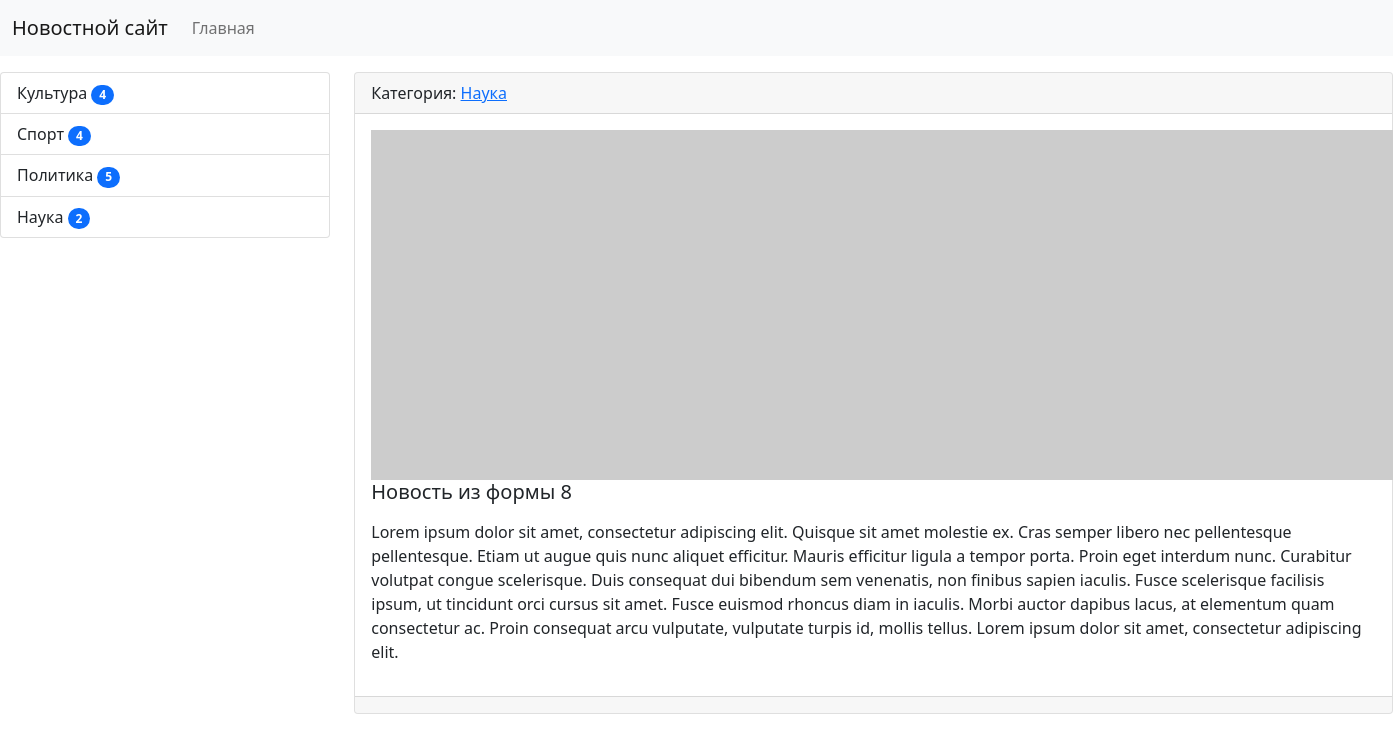
/news/16/, run on the app's committed database.
### news/models.py (models this page shows, shortened)
class Category(models.Model):
    title = models.CharField(max_length=150, db_index=True, verbose_name='Наименование категории')
    def get_absolute_url(self):
        return reverse('category', kwargs={"category_id": self.pk})
    def __str__(self):
        return self.title
    class Meta:
        verbose_name = 'Категория'
        verbose_name_plural = 'Категории'
        ordering = ['title']

class News(models.Model):
    title = models.CharField(max_length=150, verbose_name='Наименование')
    content = models.TextField(blank=True, verbose_name='Контент')
    created_at = models.DateTimeField(auto_now_add=True, verbose_name='Дата публикации')
    updated_at = models.DateTimeField(auto_now=True, verbose_name='Обновлено')
    photo = models.ImageField(upload_to='photos/%Y/%m/$d/', verbose_name='Фото', blank=True)
    is_published = models.BooleanField(default=True, verbose_name='Опубликовано')
    category = models.ForeignKey('Category', on_delete=models.PROTECT, verbose_name='Категория')
    views = models.IntegerField(default=0)
    class Meta:
        verbose_name = 'Новость'
        verbose_name_plural = 'Новости'
        ordering = ['-created_at']

### news/views.py (the view)
# urls.py: path('news/<int:pk>/', ViewNews.as_view(), name='view_news'),
class ViewNews(DetailView):
    model = News
    context_object_name = 'news_item'

### news/templatetags/news_tags.py (called while the page is built)
@register.inclusion_tag('news/list_categories.html')
def show_categories(arg1='Hello', arg2='world'):
    categories = Category.objects.annotate(cnt=Count('news')).filter(cnt__gt=0)
    return {"categories": categories, "arg1": arg1, "arg2": arg2}

### news/templates/news/news_detail.html (shortened to what this page needs)
{% extends 'base.html' %}
{% block sidebar %}
{% include 'include/_sidebar.html' %}
{% endblock %}
{% block content %}
<div class="card mb-3">
    <div class="card-header">
        Категория: <a href="{{ news_item.category.get_absolute_url }}"> {{ news_item.category }}</a>
    </div>
    <div class="card-body">
        {% if item.photo %}
        <img src="{{ news_item.photo.url }}" alt="" width="350" class="float-left mr-3">
        {% else %}
        <img src="https://picsum.photos/id/1060/350/235/?blur=2" alt="" class="float-left mr-3">
        {% endif %}
        <h5 class="card-title">{{ news_item.title }}</h5>
        <p class="card-text">{{ news_item.content|safe|linebreaks }}</p>
    </div>
    <div class="card-footer text-muted">
    </div>
</div>
{% endblock %}

### news/templates/news/list_categories.html
<div class="list-group">
    {% for item in categories %}
    <a href="{{ item.get_absolute_url }}" class="list-group-item list-group-item-action">{{ item.title }} <span class="badge bg-primary rounded-pill">{{ item.cnt }}</span></a>
    {% endfor %}
</div>

### data on the page
Category: title "Культура", cnt "4"
Category: title "Спорт", cnt "4"
Category: title "Политика", cnt "5"
Category: title "Наука", cnt "2"
News: category "Наука", title "Новость из формы 8", content "Lorem ipsum dolor sit amet, consectetur adipiscing elit. Quisque sit amet molestie ex. Cras semper libero nec pellentesque pellentesque. Etiam ut augue quis nunc aliquet efficitur. Mauris efficitur ligula a tempor porta. Proin eget interdum nunc. Curabitur volutpat congue scelerisque. Duis consequat dui bibendum sem venenatis, non finibus sapien iaculis. Fusce scelerisque facilisis ipsum, ut tincidunt orci cursus sit amet. Fusce euismod rhoncus diam in iaculis. Morbi auctor dapibus lacus, at elementum quam consectetur ac. Proin consequat arcu vulputate, vulputate turpis id, mollis tellus. Lorem ipsum dolor sit amet, consectetur adipiscing elit."
